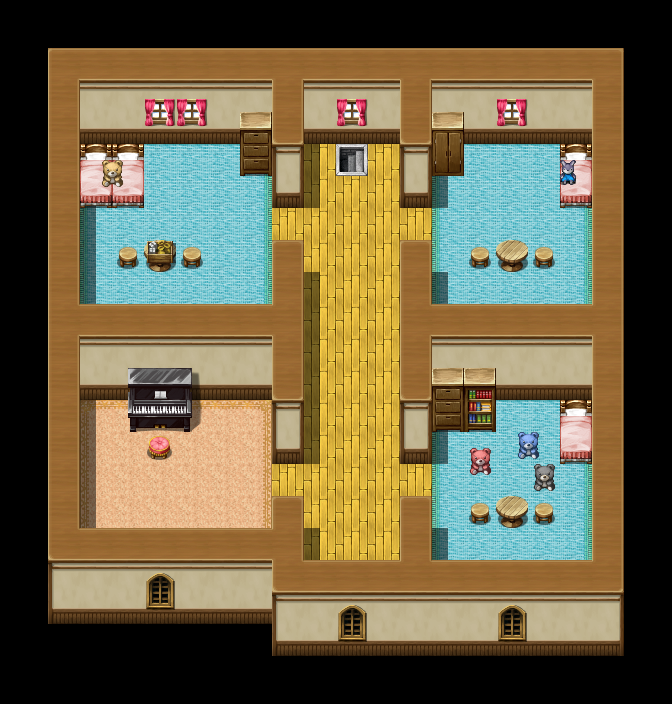

Tiled map render using the project's own tile images. Description and the map definition, with tile-layer contents summarised, below:
An orthogonal 42x44 tile map with 16x16 px tiles, 7 tile layers (under0 black, under1 none, under2 background, under3 background, ...), 4 tilesets and 39 objects (3x w, 2x invernia_house_big_1f, 2x step_carpet, step_stone, person1, ...).

<map version="1.0" orientation="orthogonal" renderorder="right-down" width="42" height="44" tilewidth="16" tileheight="16" nextobjectid="99">
 <tileset firstgid="1" name="invernia_house_big_2f" tilewidth="16" tileheight="16" tilecount="2024" columns="44">
  <image source="tilesets/invernia_house_big_2f.png" width="704" height="736" />
 </tileset>
 <tileset firstgid="2025" name="inside_b" tilewidth="16" tileheight="16" tilecount="1024" columns="32">
  <image source="tilesets/inside_b.png" width="512" height="512" />
 </tileset>
 <tileset firstgid="3049" name="inside_c" tilewidth="16" tileheight="16" tilecount="1024" columns="32">
  <image source="tilesets/inside_c.png" width="512" height="512" />
 </tileset>
 <tileset firstgid="4073" name="outside_b" tilewidth="16" tileheight="16" tilecount="1024" columns="32">
  <image source="tilesets/outside_b.png" width="512" height="512" />
 </tileset>
 <layer name="under0 black" width="42" height="44">
  <data>[1848 cells, 1848 non-empty, 1 distinct tile ids]</data>
 </layer>
 <layer name="under1 none" width="42" height="44">
  <data>[1848 cells, 0 non-empty, 0 distinct tile ids]</data>
 </layer>
 <layer name="under2 background" width="42" height="44">
  <data>[1848 cells, 1280 non-empty, 1280 distinct tile ids]</data>
 </layer>
 <layer name="under3 background" width="42" height="44">
  <data>[1848 cells, 46 non-empty, 30 distinct tile ids]</data>
 </layer>
 <layer name="under4 none" width="42" height="44">
  <data>[1848 cells, 0 non-empty, 0 distinct tile ids]</data>
 </layer>
 <layer name="over5 player" width="42" height="44">
  <data>[1848 cells, 0 non-empty, 0 distinct tile ids]</data>
 </layer>
 <layer name="over6 background" width="42" height="44">
  <data>[1848 cells, 60 non-empty, 60 distinct tile ids]</data>
 </layer>
 <objectgroup name="portals">
  <object id="88" name="invernia_house_big_1f" x="320" y="128" width="16" height="16" />
 </objectgroup>
 <objectgroup name="start_pos">
  <object id="87" name="invernia_house_big_1f" x="352" y="128" width="16" height="16" />
 </objectgroup>
 <objectgroup name="sounds" visible="0">
  <object id="26" name="step_stone" x="272" y="48" width="160" height="608" />
  <object id="60" name="step_carpet" x="432" y="48" width="192" height="608" />
  <object id="61" name="step_carpet" x="48" y="48" width="224" height="576" />
 </objectgroup>
 <objectgroup name="low_blocker">
  <object id="79" x="80" y="144" width="64" height="48" />
  <object id="80" x="560" y="144" width="32" height="48" />
  <object id="81" x="560" y="400" width="32" height="48" />
  <object id="82" x="112" y="240" width="96" height="16" />
  <object id="84" x="464" y="240" width="96" height="16" />
  <object id="85" x="464" y="496" width="96" height="16" />
  <object id="86" x="144" y="432" width="32" height="16" />
  <object id="89" x="336" y="160" width="32" height="16" />
  <object id="90" x="304" y="144" width="16" />
  <object id="95" x="464" y="448" width="32" height="16" />
  <object id="96" x="512" y="432" width="32" height="16" />
  <object id="97" x="528" y="464" width="32" height="16" />
 </objectgroup>
 <objectgroup name="high_blocker" visible="0">
  <object id="62" x="48" y="48" width="576" height="80" />
  <object id="63" x="48" y="544" width="256" height="112" />
  <object id="64" x="304" y="576" width="320" height="80" />
  <object id="65" x="48" y="128" width="32" height="416" />
  <object id="66" x="592" y="128" width="32" height="448" />
  <object id="67" x="400" y="512" width="32" height="64" />
  <object id="68" x="272" y="512" width="32" height="32" />
  <object id="69" x="272" y="256" width="32" height="192" />
  <object id="70" x="400" y="256" width="32" height="192" />
  <object id="71" x="432" y="320" width="160" height="64" />
  <object id="72" x="80" y="320" width="192" height="64" />
  <object id="73" x="272" y="128" width="32" height="64" />
  <object id="74" x="400" y="128" width="32" height="64" />
  <object id="75" x="240" y="128" width="32" height="32" />
  <object id="76" x="432" y="128" width="32" height="32" />
  <object id="77" x="432" y="384" width="64" height="32" />
  <object id="78" x="128" y="384" width="64" height="32" />
 </objectgroup>
 <objectgroup name="objects" visible="0">
  <object id="91" name="person1" x="112" y="240" width="32" height="32">
   <properties>
    <property name="direction" value="east" />
   </properties>
  </object>
  <object id="92" name="person2" x="176" y="240" width="32" height="32">
   <properties>
    <property name="direction" value="west" />
   </properties>
  </object>
  <object id="93" name="person3" type="w" x="512" y="208" width="32" height="32" />
  <object id="94" name="person4" type="w" x="496" y="176" width="32" height="32" />
  <object id="98" name="person73" type="w" x="160" y="448" width="32" height="32" />
 </objectgroup>
 <objectgroup name="events" />
</map>
